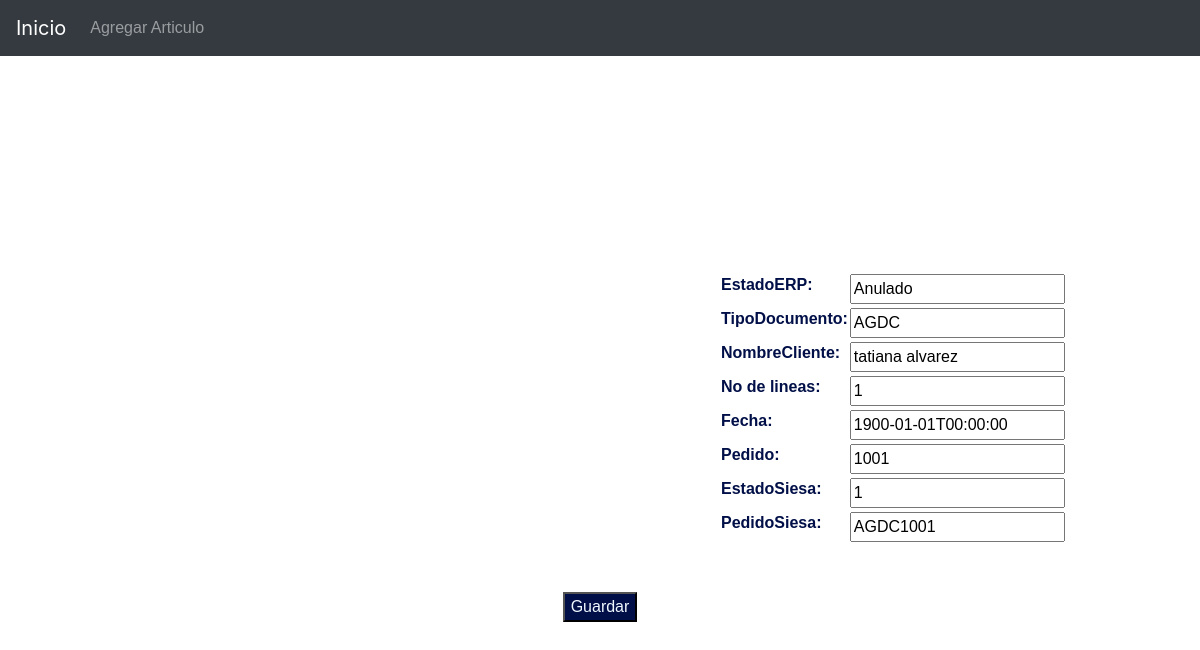
The page /editArticle/3/ on the database its author committed.
### core/models.py (models this page shows, shortened)
class cliente(models.Model):
    id = models.AutoField(primary_key=True)
    EstadoERP = models.CharField(max_length=350)
    TipoDocumento = models.CharField(max_length=350)
    NombreCliente = models.CharField(max_length=350)
    NoLineas = models.CharField(
        max_length=350, verbose_name="No de lineas")
    FechaPedido = models.CharField(
        max_length=550, verbose_name="Fecha")
    Pedido = models.CharField(max_length=550)
    EstadoSiesa = models.CharField(max_length=550)
    PedidoSiesa = models.CharField(max_length=550)
    """def __iter__(self):
        convs = self.synonyms
        list(convs)
        return iter(convs)"""

### core/views.py (the view, shortened to what this page needs)
# urls.py: path('editArticle/<int:id>/', editArticle, name="editArticle"),
def editArticle(request, id):
    clientes = cliente.objects.get(id=id)
    if request.method == 'GET':
        form = ArticleForm(instance=clientes)
        data = {
            'form': form
        }
    return render(request, 'core/createArticle.html', data)

### core/forms.py
class ArticleForm(forms.ModelForm):
    class Meta:
        model = cliente
        fields = ('EstadoERP', 'TipoDocumento',
                  'NombreCliente', 'NoLineas', 'FechaPedido', 'Pedido', 'EstadoSiesa', 'PedidoSiesa')

### core/templates/core/createArticle.html (shortened to what this page needs)
{% extends 'core/home.html' %}
{% block body %}
<header>
    <div class="container">
        <nav class="navbar fixed-top navbar-expand-md navbar-dark bg-dark">
            <a href="{% url 'home' %}" class="navbar-brand">Inicio</a>
            <div id="menu" class="collapse navbar-collapse">
                <ul class="navbar-nav">
                    <li class="nav-item" style="font-family: Arial, Helvetica, sans-serif;"><a class="nav-link" href="{% url 'createArticle' %}">Agregar Articulo</a></li>
                </ul>
            </div>
        </nav>
    </div>
  </header>
<br><br><br>
<form method="post" style="font-family:Arial, Helvetica, sans-serif" >
    <table style="text-align: left; margin-left: 720px;">{{ form.as_table }}</table>
    <br><br>
    <button type="submit" style="font-family: Arial, Helvetica, sans-serif; background-color: #000f47;color: aliceblue;">Guardar</button>
</form>
{% endblock body %}

### core/static/core/estilo.css (style rules this page uses)
header, body { margin-top: 100px; color: #000f47; }
table, h2 { margin-top: 50px; color: #000f47; }
a { text-decoration: none; }
nav { background-color: #000f47; }
button { background-color: #00c8ff; }

### core/templates/core/createArticle.html (style rules this page uses)
form { font-family: "Arial, Helvetica, sans-serif"; color: #000f47; text-align: center; margin-top: 100px; }

### rows shown on the page
cliente: EstadoERP "Anulado", TipoDocumento "AGDC", NombreCliente "tatiana alvarez", NoLineas "1", FechaPedido "1900-01-01T00:00:00", Pedido "1001", EstadoSiesa "1", PedidoSiesa "AGDC1001"
